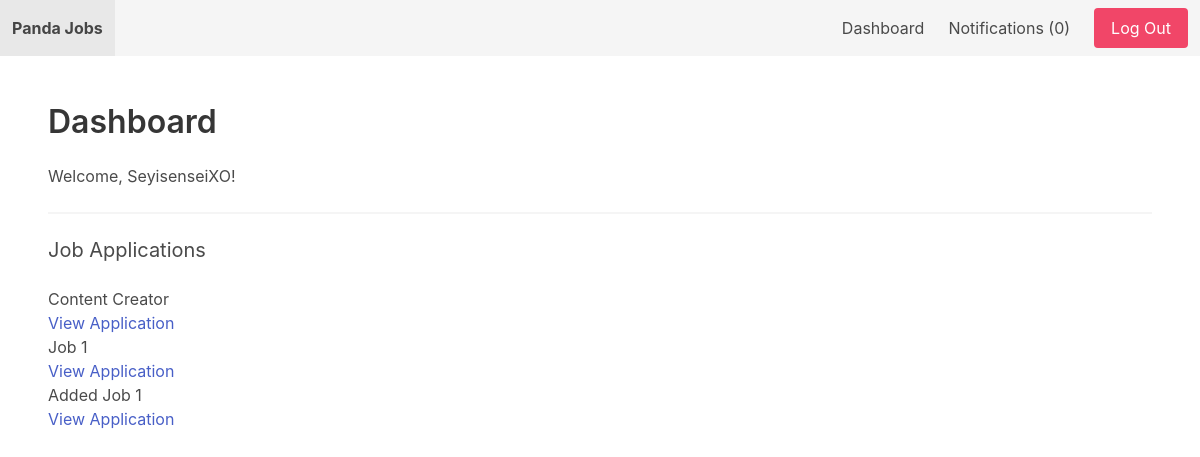
/userprofile/dashboard/ (signed in), run on an earlier commit of the app's database.
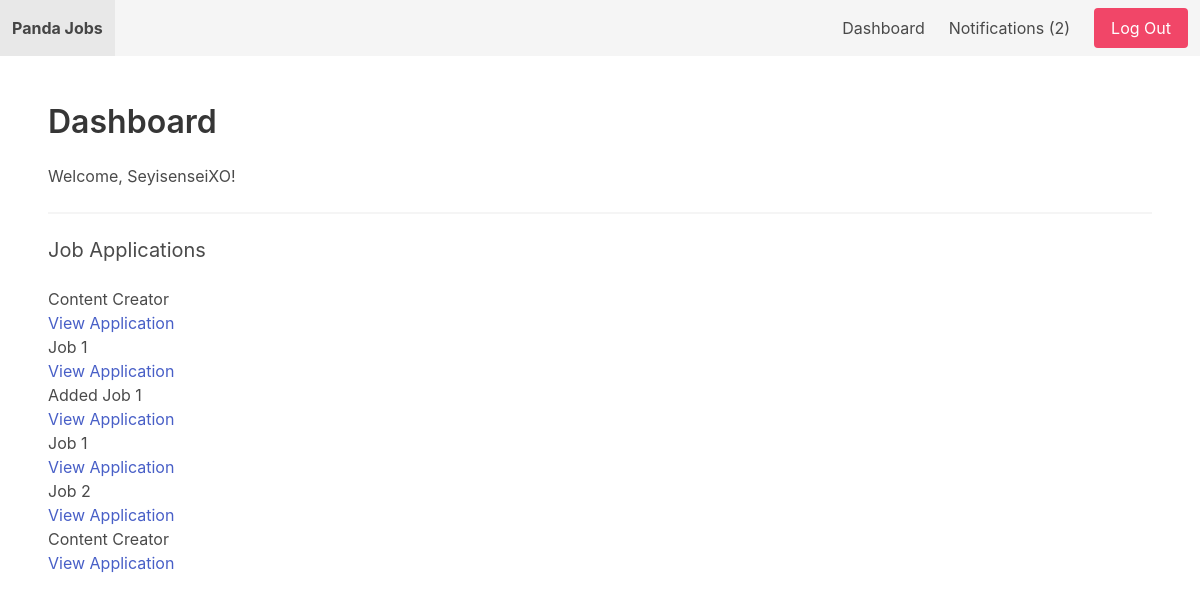
And on a later commit of the database.
### apps/jobs/models.py (models this page shows, shortened)
class JobApplication(models.Model):
    job = models.ForeignKey(Job, related_name='applications', on_delete=models.CASCADE)
    content = models.TextField()
    experience = models.TextField()
    created_at = models.DateTimeField(auto_now_add=True)
    created_by = models.ForeignKey(User, related_name='applications', on_delete=models.CASCADE)
    updated_at = models.DateTimeField(auto_now=True)

class Job(models.Model):
    SIZE_1_9 = 'size_1_9'
    SIZE_10_49 = 'size_10_49'
    SIZE_50_99 = 'size_50_99'
    SIZE_100 = 'size_100'
    SIZE_CHOICES = (
        (SIZE_1_9, '1-9'),
        (SIZE_10_49, '10-49'),
        (SIZE_50_99, '50-99'),
        (SIZE_100, '100+'),
    )
    title = models.CharField(max_length=100)
    summary = models.TextField()
    full_description = models.TextField()
    company_name = models.CharField(max_length=100)
    company_location = models.CharField(max_length=100, blank=True, null=True)
    company_size = models.CharField(max_length=20, choices=SIZE_CHOICES, default=SIZE_1_9)
    created_by= models.ForeignKey(User, related_name='jobs', on_delete=models.CASCADE)
    created_at = models.DateTimeField(auto_now_add=True)
    updated_at = models.DateTimeField(auto_now=True)
    is_active = models.BooleanField(default=True)

### apps/userprofile/views.py (the view)
# urls.py: path('dashboard/', dashboard, name='dashboard'),
@login_required
def dashboard(request):
    return render(request, 'dashboard.html', {'userprofile':request.user.userprofile})

### apps/notifications/context_processors.py (called while the page is built)
def notification(request):
    if request.user.is_authenticated:
        return {'notifications': request.user.notifications.filter(is_read=False)}
    else:
        return {'notifications': []}

### apps/userprofile/templates/dashboard.html (shortened to what this page needs)
{% extends 'base.html' %}
{% block content %}
    <h1 class="title">Dashboard</h1>
    <p>Welcome, {{ request.user.username }}!</p>
    {% if userprofile.is_employer %}
        <h2 class="subtitle">Add Job</h2>
        <a href="{% url 'add_job' %}" class="button is-success">Add Job</a>
        <div class="is-divider"></div>
        <hr>
        <h2 class="subtitle">Jobs Posted</h2>
        {% for job in request.user.jobs.all %}
            <div class="job">
                <p>{{ job.title }}</p>
                <a class="button is-success" href="{% url 'view_dashboard_job' job.id %}">View Job</a>
            </div>
        {% empty %}
            <p>You don't have any jobs yet.</p>
        {% endfor %}
    {% else %}
    <hr>
        <h2 class="subtitle">Job Applications</h2>
        {% for application in request.user.applications.all %}
            <div class="application">
                <p>{{ application.job.title }}</p>
                <a href="{% url 'view_application' application.id %}">View Application</a>
            </div>
        {% empty %}
            <p>You don't have any applications yet.</p>
        {% endfor %}
    {% endif %}
{% endblock %}

What changed in the data, as far as the page shows it:
added JobApplication: job "Job 1"
added JobApplication: job "Job 2"
added JobApplication: job "Content Creator"
Also different on the page:
{{ notifications.count }}: "0" → "2"
